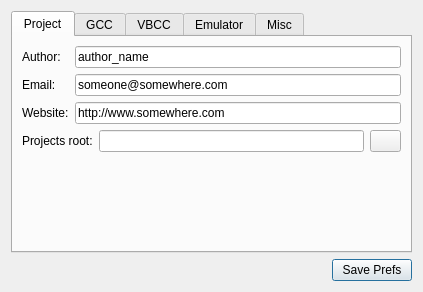
<?xml version="1.0" encoding="UTF-8"?>
<ui version="4.0">
 <class>PrefsDialog</class>
 <widget class="QDialog" name="PrefsDialog">
  <property name="geometry">
   <rect>
    <x>0</x>
    <y>0</y>
    <width>423</width>
    <height>292</height>
   </rect>
  </property>
  <property name="windowTitle">
   <string>Prefs - Amiga Cross Editor </string>
  </property>
  <property name="sizeGripEnabled">
   <bool>false</bool>
  </property>
  <property name="modal">
   <bool>true</bool>
  </property>
  <layout class="QGridLayout" name="gridLayout_2">
   <item row="1" column="1">
    <widget class="QPushButton" name="btn_SavePrefs">
     <property name="text">
      <string>Save Prefs</string>
     </property>
     <property name="icon">
      <iconset resource="application.qrc">
       <normaloff>:/images/prefs.png</normaloff>:/images/prefs.png</iconset>
     </property>
    </widget>
   </item>
   <item row="1" column="0">
    <spacer name="horizontalSpacer">
     <property name="orientation">
      <enum>Qt::Horizontal</enum>
     </property>
     <property name="sizeHint" stdset="0">
      <size>
       <width>297</width>
       <height>20</height>
      </size>
     </property>
    </spacer>
   </item>
   <item row="0" column="0" colspan="2">
    <widget class="QTabWidget" name="tabWidget">
     <property name="currentIndex">
      <number>0</number>
     </property>
     <widget class="QWidget" name="tabProject">
      <attribute name="title">
       <string>Project</string>
      </attribute>
      <layout class="QGridLayout" name="gridLayout">
       <item row="0" column="0">
        <widget class="QLabel" name="label">
         <property name="text">
          <string>Author:</string>
         </property>
         <property name="buddy">
          <cstring>lineEdit_author</cstring>
         </property>
        </widget>
       </item>
       <item row="0" column="1">
        <widget class="QLineEdit" name="lineEdit_author">
         <property name="minimumSize">
          <size>
           <width>142</width>
           <height>0</height>
          </size>
         </property>
         <property name="text">
          <string>author_name</string>
         </property>
        </widget>
       </item>
       <item row="1" column="0">
        <widget class="QLabel" name="label_2">
         <property name="text">
          <string>Email:</string>
         </property>
         <property name="buddy">
          <cstring>lineEdit_email</cstring>
         </property>
        </widget>
       </item>
       <item row="1" column="1">
        <widget class="QLineEdit" name="lineEdit_email">
         <property name="minimumSize">
          <size>
           <width>142</width>
           <height>0</height>
          </size>
         </property>
         <property name="text">
          <string>someone@somewhere.com</string>
         </property>
        </widget>
       </item>
       <item row="2" column="0">
        <widget class="QLabel" name="label_3">
         <property name="text">
          <string>Website:</string>
         </property>
         <property name="buddy">
          <cstring>lineEdit_website</cstring>
         </property>
        </widget>
       </item>
       <item row="2" column="1">
        <widget class="QLineEdit" name="lineEdit_website">
         <property name="minimumSize">
          <size>
           <width>142</width>
           <height>0</height>
          </size>
         </property>
         <property name="text">
          <string>http://www.somewhere.com</string>
         </property>
        </widget>
       </item>
       <item row="3" column="0" colspan="2">
        <layout class="QGridLayout" name="gridLayout_5">
         <item row="0" column="0">
          <widget class="QLabel" name="label_4">
           <property name="text">
            <string>Projects root:</string>
           </property>
           <property name="buddy">
            <cstring>lineEdit_projects_root</cstring>
           </property>
          </widget>
         </item>
         <item row="0" column="1">
          <widget class="QLineEdit" name="lineEdit_projects_root">
           <property name="text">
            <string/>
           </property>
          </widget>
         </item>
         <item row="0" column="2">
          <widget class="QPushButton" name="btn_getProjectRoot">
           <property name="maximumSize">
            <size>
             <width>31</width>
             <height>25</height>
            </size>
           </property>
           <property name="text">
            <string/>
           </property>
           <property name="icon">
            <iconset resource="application.qrc">
             <normaloff>:/images/open.png</normaloff>:/images/open.png</iconset>
           </property>
          </widget>
         </item>
        </layout>
       </item>
       <item row="4" column="1">
        <spacer name="verticalSpacer">
         <property name="orientation">
          <enum>Qt::Vertical</enum>
         </property>
         <property name="sizeType">
          <enum>QSizePolicy::Expanding</enum>
         </property>
         <property name="sizeHint" stdset="0">
          <size>
           <width>20</width>
           <height>65</height>
          </size>
         </property>
        </spacer>
       </item>
      </layout>
     </widget>
     <widget class="QWidget" name="tabGCC">
      <attribute name="title">
       <string>GCC</string>
      </attribute>
      <layout class="QGridLayout" name="gridLayout_3">
       <item row="0" column="0">
        <layout class="QGridLayout" name="gridLayout_6">
         <item row="0" column="0">
          <widget class="QLabel" name="label_5">
           <property name="text">
            <string>GNU gcc:</string>
           </property>
           <property name="buddy">
            <cstring>lineEdit_projects_root</cstring>
           </property>
          </widget>
         </item>
         <item row="0" column="1">
          <widget class="QLineEdit" name="lineEdit_projects_root_2">
           <property name="text">
            <string/>
           </property>
          </widget>
         </item>
         <item row="0" column="2">
          <widget class="QPushButton" name="btn_getProjectRoot_2">
           <property name="maximumSize">
            <size>
             <width>31</width>
             <height>25</height>
            </size>
           </property>
           <property name="text">
            <string/>
           </property>
           <property name="icon">
            <iconset resource="application.qrc">
             <normaloff>:/images/open.png</normaloff>:/images/open.png</iconset>
           </property>
          </widget>
         </item>
        </layout>
       </item>
       <item row="1" column="0">
        <layout class="QGridLayout" name="gridLayout_7">
         <item row="0" column="0">
          <widget class="QLabel" name="label_6">
           <property name="text">
            <string>GNU g++:</string>
           </property>
           <property name="buddy">
            <cstring>lineEdit_projects_root</cstring>
           </property>
          </widget>
         </item>
         <item row="0" column="1">
          <widget class="QLineEdit" name="lineEdit_projects_root_3">
           <property name="text">
            <string/>
           </property>
          </widget>
         </item>
         <item row="0" column="2">
          <widget class="QPushButton" name="btn_getProjectRoot_3">
           <property name="maximumSize">
            <size>
             <width>31</width>
             <height>25</height>
            </size>
           </property>
           <property name="text">
            <string/>
           </property>
           <property name="icon">
            <iconset resource="application.qrc">
             <normaloff>:/images/open.png</normaloff>:/images/open.png</iconset>
           </property>
          </widget>
         </item>
        </layout>
       </item>
       <item row="2" column="0">
        <layout class="QGridLayout" name="gridLayout_8">
         <item row="0" column="2">
          <widget class="QPushButton" name="btn_getProjectRoot_4">
           <property name="maximumSize">
            <size>
             <width>31</width>
             <height>25</height>
            </size>
           </property>
           <property name="text">
            <string/>
           </property>
           <property name="icon">
            <iconset resource="application.qrc">
             <normaloff>:/images/open.png</normaloff>:/images/open.png</iconset>
           </property>
          </widget>
         </item>
         <item row="0" column="0">
          <widget class="QLabel" name="label_7">
           <property name="text">
            <string>GNU make:</string>
           </property>
           <property name="buddy">
            <cstring>lineEdit_projects_root</cstring>
           </property>
          </widget>
         </item>
         <item row="0" column="1">
          <widget class="QLineEdit" name="lineEdit_projects_root_4">
           <property name="text">
            <string/>
           </property>
          </widget>
         </item>
        </layout>
       </item>
       <item row="3" column="0">
        <layout class="QGridLayout" name="gridLayout_28">
         <item row="0" column="2">
          <widget class="QPushButton" name="btn_getProjectRoot_17">
           <property name="maximumSize">
            <size>
             <width>31</width>
             <height>25</height>
            </size>
           </property>
           <property name="text">
            <string/>
           </property>
           <property name="icon">
            <iconset resource="application.qrc">
             <normaloff>:/images/open.png</normaloff>:/images/open.png</iconset>
           </property>
          </widget>
         </item>
         <item row="0" column="0">
          <widget class="QLabel" name="label_27">
           <property name="text">
            <string>GNU strip:</string>
           </property>
           <property name="buddy">
            <cstring>lineEdit_projects_root</cstring>
           </property>
          </widget>
         </item>
         <item row="0" column="1">
          <widget class="QLineEdit" name="lineEdit_projects_root_20">
           <property name="text">
            <string/>
           </property>
          </widget>
         </item>
        </layout>
       </item>
       <item row="4" column="0">
        <layout class="QGridLayout" name="gridLayout_9">
         <item row="0" column="1">
          <widget class="QLineEdit" name="lineEdit_projects_root_5">
           <property name="text">
            <string>-std=gnu89 -O2 -Wall -noixemul -lamiga</string>
           </property>
          </widget>
         </item>
         <item row="0" column="0">
          <widget class="QLabel" name="label_8">
           <property name="text">
            <string>default opts:</string>
           </property>
           <property name="buddy">
            <cstring>lineEdit_projects_root</cstring>
           </property>
          </widget>
         </item>
        </layout>
       </item>
       <item row="5" column="0">
        <spacer name="verticalSpacer_3">
         <property name="orientation">
          <enum>Qt::Vertical</enum>
         </property>
         <property name="sizeType">
          <enum>QSizePolicy::Expanding</enum>
         </property>
         <property name="sizeHint" stdset="0">
          <size>
           <width>20</width>
           <height>26</height>
          </size>
         </property>
        </spacer>
       </item>
      </layout>
     </widget>
     <widget class="QWidget" name="tabVBCC">
      <attribute name="title">
       <string>VBCC</string>
      </attribute>
      <layout class="QGridLayout" name="gridLayout_20">
       <item row="0" column="0">
        <layout class="QGridLayout" name="gridLayout_18">
         <item row="0" column="0">
          <widget class="QLabel" name="label_19">
           <property name="text">
            <string>vc: </string>
           </property>
           <property name="buddy">
            <cstring>lineEdit_projects_root</cstring>
           </property>
          </widget>
         </item>
         <item row="0" column="1">
          <widget class="QLineEdit" name="lineEdit_projects_root_13">
           <property name="text">
            <string/>
           </property>
          </widget>
         </item>
         <item row="0" column="2">
          <widget class="QPushButton" name="btn_getProjectRoot_11">
           <property name="maximumSize">
            <size>
             <width>31</width>
             <height>25</height>
            </size>
           </property>
           <property name="text">
            <string/>
           </property>
           <property name="icon">
            <iconset resource="application.qrc">
             <normaloff>:/images/open.png</normaloff>:/images/open.png</iconset>
           </property>
          </widget>
         </item>
        </layout>
       </item>
       <item row="1" column="0">
        <layout class="QGridLayout" name="gridLayout_16">
         <item row="0" column="0">
          <widget class="QLabel" name="label_17">
           <property name="text">
            <string>vasm: </string>
           </property>
           <property name="buddy">
            <cstring>lineEdit_projects_root</cstring>
           </property>
          </widget>
         </item>
         <item row="0" column="1">
          <widget class="QLineEdit" name="lineEdit_projects_root_11">
           <property name="text">
            <string/>
           </property>
          </widget>
         </item>
         <item row="0" column="2">
          <widget class="QPushButton" name="btn_getProjectRoot_9">
           <property name="maximumSize">
            <size>
             <width>31</width>
             <height>25</height>
            </size>
           </property>
           <property name="text">
            <string/>
           </property>
           <property name="icon">
            <iconset resource="application.qrc">
             <normaloff>:/images/open.png</normaloff>:/images/open.png</iconset>
           </property>
          </widget>
         </item>
        </layout>
       </item>
       <item row="2" column="0">
        <layout class="QGridLayout" name="gridLayout_17">
         <item row="0" column="2">
          <widget class="QPushButton" name="btn_getProjectRoot_10">
           <property name="maximumSize">
            <size>
             <width>31</width>
             <height>25</height>
            </size>
           </property>
           <property name="text">
            <string/>
           </property>
           <property name="icon">
            <iconset resource="application.qrc">
             <normaloff>:/images/open.png</normaloff>:/images/open.png</iconset>
           </property>
          </widget>
         </item>
         <item row="0" column="0">
          <widget class="QLabel" name="label_18">
           <property name="text">
            <string>config dir:</string>
           </property>
           <property name="buddy">
            <cstring>lineEdit_projects_root</cstring>
           </property>
          </widget>
         </item>
         <item row="0" column="1">
          <widget class="QLineEdit" name="lineEdit_projects_root_12">
           <property name="text">
            <string/>
           </property>
          </widget>
         </item>
        </layout>
       </item>
       <item row="3" column="0">
        <layout class="QGridLayout" name="gridLayout_19">
         <item row="0" column="1">
          <widget class="QLineEdit" name="lineEdit_projects_root_14">
           <property name="text">
            <string>-v -O2 -size -lamiga</string>
           </property>
          </widget>
         </item>
         <item row="0" column="0">
          <widget class="QLabel" name="label_20">
           <property name="text">
            <string>default opts:</string>
           </property>
           <property name="buddy">
            <cstring>lineEdit_projects_root</cstring>
           </property>
          </widget>
         </item>
        </layout>
       </item>
       <item row="4" column="0">
        <spacer name="verticalSpacer_2">
         <property name="orientation">
          <enum>Qt::Vertical</enum>
         </property>
         <property name="sizeType">
          <enum>QSizePolicy::Expanding</enum>
         </property>
         <property name="sizeHint" stdset="0">
          <size>
           <width>20</width>
           <height>59</height>
          </size>
         </property>
        </spacer>
       </item>
      </layout>
     </widget>
     <widget class="QWidget" name="tabEmulator">
      <attribute name="title">
       <string>Emulator</string>
      </attribute>
      <layout class="QGridLayout" name="gridLayout_27">
       <item row="0" column="0">
        <layout class="QGridLayout" name="gridLayout_22">
         <item row="0" column="0">
          <widget class="QLabel" name="label_22">
           <property name="text">
            <string>UAE:</string>
           </property>
           <property name="buddy">
            <cstring>lineEdit_projects_root</cstring>
           </property>
          </widget>
         </item>
         <item row="0" column="1">
          <widget class="QLineEdit" name="lineEdit_projects_root_16">
           <property name="text">
            <string/>
           </property>
          </widget>
         </item>
         <item row="0" column="2">
          <widget class="QPushButton" name="btn_getProjectRoot_13">
           <property name="maximumSize">
            <size>
             <width>31</width>
             <height>25</height>
            </size>
           </property>
           <property name="text">
            <string/>
           </property>
           <property name="icon">
            <iconset resource="application.qrc">
             <normaloff>:/images/open.png</normaloff>:/images/open.png</iconset>
           </property>
          </widget>
         </item>
        </layout>
       </item>
       <item row="1" column="0">
        <layout class="QGridLayout" name="gridLayout_21">
         <item row="0" column="0">
          <widget class="QLabel" name="label_21">
           <property name="text">
            <string>OS 1.3 config:</string>
           </property>
           <property name="buddy">
            <cstring>lineEdit_projects_root</cstring>
           </property>
          </widget>
         </item>
         <item row="0" column="1">
          <widget class="QLineEdit" name="lineEdit_projects_root_15">
           <property name="text">
            <string/>
           </property>
          </widget>
         </item>
         <item row="0" column="2">
          <widget class="QPushButton" name="btn_getProjectRoot_12">
           <property name="maximumSize">
            <size>
             <width>31</width>
             <height>25</height>
            </size>
           </property>
           <property name="text">
            <string/>
           </property>
           <property name="icon">
            <iconset resource="application.qrc">
             <normaloff>:/images/open.png</normaloff>:/images/open.png</iconset>
           </property>
          </widget>
         </item>
        </layout>
       </item>
       <item row="2" column="0">
        <layout class="QGridLayout" name="gridLayout_23">
         <item row="0" column="2">
          <widget class="QPushButton" name="btn_getProjectRoot_14">
           <property name="maximumSize">
            <size>
             <width>31</width>
             <height>25</height>
            </size>
           </property>
           <property name="text">
            <string/>
           </property>
           <property name="icon">
            <iconset resource="application.qrc">
             <normaloff>:/images/open.png</normaloff>:/images/open.png</iconset>
           </property>
          </widget>
         </item>
         <item row="0" column="0">
          <widget class="QLabel" name="label_23">
           <property name="text">
            <string>OS 2.0 config:</string>
           </property>
           <property name="buddy">
            <cstring>lineEdit_projects_root</cstring>
           </property>
          </widget>
         </item>
         <item row="0" column="1">
          <widget class="QLineEdit" name="lineEdit_projects_root_17">
           <property name="text">
            <string/>
           </property>
          </widget>
         </item>
        </layout>
       </item>
       <item row="3" column="0">
        <layout class="QGridLayout" name="gridLayout_24">
         <item row="0" column="2">
          <widget class="QPushButton" name="btn_getProjectRoot_15">
           <property name="maximumSize">
            <size>
             <width>31</width>
             <height>25</height>
            </size>
           </property>
           <property name="text">
            <string/>
           </property>
           <property name="icon">
            <iconset resource="application.qrc">
             <normaloff>:/images/open.png</normaloff>:/images/open.png</iconset>
           </property>
          </widget>
         </item>
         <item row="0" column="0">
          <widget class="QLabel" name="label_24">
           <property name="text">
            <string>OS 3.x config:</string>
           </property>
           <property name="buddy">
            <cstring>lineEdit_projects_root</cstring>
           </property>
          </widget>
         </item>
         <item row="0" column="1">
          <widget class="QLineEdit" name="lineEdit_projects_root_18">
           <property name="text">
            <string/>
           </property>
          </widget>
         </item>
        </layout>
       </item>
       <item row="4" column="0">
        <layout class="QGridLayout" name="gridLayout_25">
         <item row="0" column="2">
          <widget class="QPushButton" name="btn_getProjectRoot_16">
           <property name="maximumSize">
            <size>
             <width>31</width>
             <height>25</height>
            </size>
           </property>
           <property name="text">
            <string/>
           </property>
           <property name="icon">
            <iconset resource="application.qrc">
             <normaloff>:/images/open.png</normaloff>:/images/open.png</iconset>
           </property>
          </widget>
         </item>
         <item row="0" column="0">
          <widget class="QLabel" name="label_25">
           <property name="text">
            <string>OS 4.x config:</string>
           </property>
           <property name="buddy">
            <cstring>lineEdit_projects_root</cstring>
           </property>
          </widget>
         </item>
         <item row="0" column="1">
          <widget class="QLineEdit" name="lineEdit_projects_root_19">
           <property name="text">
            <string/>
           </property>
          </widget>
         </item>
        </layout>
       </item>
       <item row="5" column="0">
        <layout class="QGridLayout" name="gridLayout_26">
         <item row="0" column="0">
          <spacer name="horizontalSpacer_2">
           <property name="orientation">
            <enum>Qt::Horizontal</enum>
           </property>
           <property name="sizeHint" stdset="0">
            <size>
             <width>40</width>
             <height>20</height>
            </size>
           </property>
          </spacer>
         </item>
         <item row="0" column="1">
          <widget class="QLabel" name="label_26">
           <property name="text">
            <string>Default config:</string>
           </property>
          </widget>
         </item>
         <item row="0" column="2">
          <widget class="QComboBox" name="comboBox">
           <property name="toolTip">
            <string>Select default AmigaOS to be started</string>
           </property>
           <property name="currentIndex">
            <number>2</number>
           </property>
           <item>
            <property name="text">
             <string>AmigaOS 1.3</string>
            </property>
           </item>
           <item>
            <property name="text">
             <string>AmigaOS 2.0</string>
            </property>
           </item>
           <item>
            <property name="text">
             <string>AmigaOS 3.x</string>
            </property>
           </item>
           <item>
            <property name="text">
             <string>AmigaOS 4.x</string>
            </property>
           </item>
          </widget>
         </item>
        </layout>
       </item>
      </layout>
     </widget>
     <widget class="QWidget" name="tabMisc">
      <attribute name="title">
       <string>Misc</string>
      </attribute>
      <layout class="QGridLayout" name="gridLayout_29">
       <item row="0" column="1">
        <spacer name="verticalSpacer_4">
         <property name="orientation">
          <enum>Qt::Vertical</enum>
         </property>
         <property name="sizeHint" stdset="0">
          <size>
           <width>20</width>
           <height>77</height>
          </size>
         </property>
        </spacer>
       </item>
       <item row="1" column="0">
        <spacer name="horizontalSpacer_3">
         <property name="orientation">
          <enum>Qt::Horizontal</enum>
         </property>
         <property name="sizeHint" stdset="0">
          <size>
           <width>121</width>
           <height>20</height>
          </size>
         </property>
        </spacer>
       </item>
       <item row="1" column="1">
        <widget class="QLabel" name="label_28">
         <property name="text">
          <string>No nothing so far!</string>
         </property>
        </widget>
       </item>
       <item row="1" column="2">
        <spacer name="horizontalSpacer_4">
         <property name="orientation">
          <enum>Qt::Horizontal</enum>
         </property>
         <property name="sizeHint" stdset="0">
          <size>
           <width>121</width>
           <height>20</height>
          </size>
         </property>
        </spacer>
       </item>
       <item row="2" column="1">
        <spacer name="verticalSpacer_5">
         <property name="orientation">
          <enum>Qt::Vertical</enum>
         </property>
         <property name="sizeHint" stdset="0">
          <size>
           <width>20</width>
           <height>76</height>
          </size>
         </property>
        </spacer>
       </item>
      </layout>
     </widget>
    </widget>
   </item>
  </layout>
 </widget>
 <resources>
  <include location="application.qrc"/>
 </resources>
 <connections/>
</ui>
